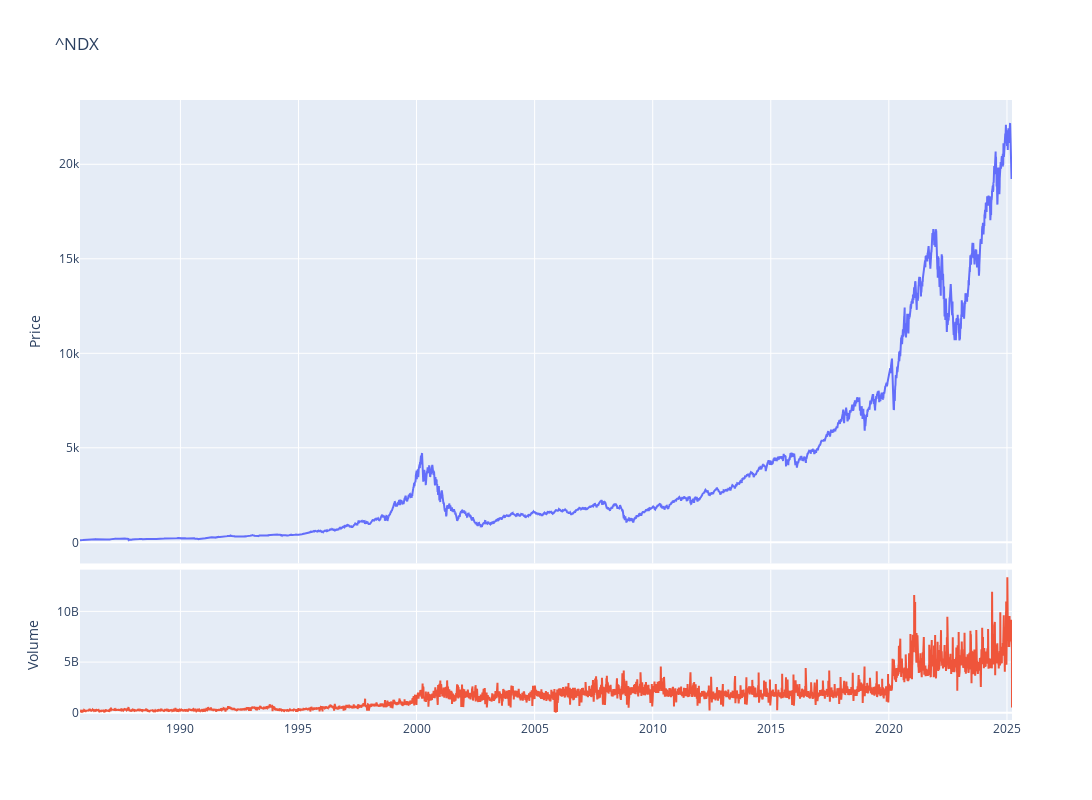

This figure's notebook cell:
### Code cell
fig = make_subplots(rows=4, cols=1,shared_xaxes=True,vertical_spacing=0.01,specs=[[{'rowspan':3,'colspan':1}],[None],[None],[{'rowspan':1,'colspan':1}]])

# Graph (1,1)
fig.add_trace(go.Scatter(x=stock_ticker.index,y=stock_ticker['Adj Close'],mode="lines",name=f"{ticker}"),row=1, col=1)
# Update xaxis properties
fig.update_yaxes(title_text="Price", row=1, col=1)

# Graph (4,1)
fig.add_trace(go.Scatter(x=stock_ticker.index,y=stock_ticker['Volume'],mode="lines",name='Volume'),row=4, col=1)
fig.update_yaxes(title_text="Volume", row=4, col=1)

fig.update_layout(height=800, width=1300,showlegend=False,title=f"{ticker}")

fig.show()

### Figure 1 — Plotly figure (JSON) as saved in the notebook; plotly's stock layout.template omitted (floating-point values rounded to 4 significant figures; data arrays with more than 128 entries replaced by an {"elided": "..."} marker saying what was removed)
{"data": [{"mode": "lines", "name": "^NDX", "type": "scatter", "x": {"elided": "9945 str values"}, "xaxis": "x", "y": {"elided": "9945 float values"}, "yaxis": "y"}, {"mode": "lines", "name": "Volume", "type": "scatter", "x": {"elided": "9945 str values"}, "xaxis": "x2", "y": {"elided": "9945 int values"}, "yaxis": "y2"}], "layout": {"height": 800, "showlegend": false, "title": {"text": "^NDX"}, "width": 1300, "xaxis": {"anchor": "y", "domain": [0, 1], "matches": "x2", "showticklabels": false}, "xaxis2": {"anchor": "y2", "domain": [0, 1]}, "yaxis": {"anchor": "x", "domain": [0.2525, 1], "title": {"text": "Price"}}, "yaxis2": {"anchor": "x2", "domain": [0, 0.2425], "title": {"text": "Volume"}}}}
